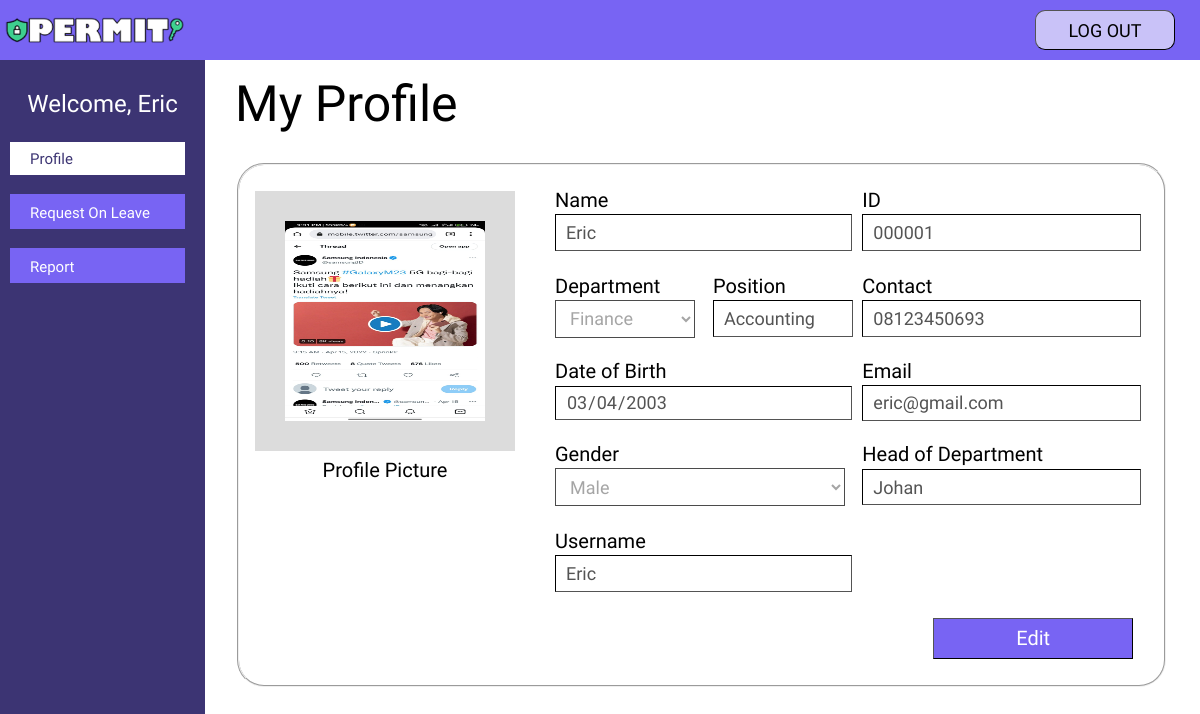
The page /permit/user/user_profile/user_profile.php (signed in) on the database its author committed.
### tables this page shows
CREATE TABLE `user` (
  `id` int(6) UNSIGNED ZEROFILL NOT NULL,
  `username` varchar(255) NOT NULL,
  `name` varchar(255) NOT NULL,
  `department` varchar(255) NOT NULL,
  `position` varchar(255) NOT NULL,
  `gender` varchar(255) NOT NULL,
  `date_of_birth` date NOT NULL,
  `contact` varchar(255) NOT NULL,
  `email` varchar(255) NOT NULL,
  `head_of_department` varchar(255) NOT NULL,
  `photo` varchar(255) NOT NULL
);

### permit/class/CRUD.php (called while the page is built, shortened)
<?php
class CRUD extends database{
    public function select($table,$rows="*",$where = null){
        if ( $where != null ) {
            $sql="SELECT $rows FROM $table WHERE $where";
        }
        else{
            $sql="SELECT $rows FROM $table";
        }
        $this->sql = $result = $this->mysqli->query( $sql );
    }
}

### permit/class/database.php (called while the page is built, shortened)
<?php
    class database{
        protected $servername='localhost';
        protected $username='root';
        protected $password='';
        protected $dbname='permit';
        public function __construct(){
            $this->mysqli = new mysqli( $this->servername,$this->username,$this->password,$this->dbname );
        }
    }

### permit/user/user_profile/user_profile.php (the view, shortened to what this page needs)
<!DOCTYPE html>
<html lang="en">
<head>
    <link rel="stylesheet" href="user_profile2.css">
    <link rel="stylesheet" href="https://cdnjs.cloudflare.com/ajax/libs/font-awesome/4.7.0/css/font-awesome.min.css">
</head>
<body>
    <div class="mainbar">
        <div class="a-logo"></div>
        <nav>
            <li><a href=../../logout.php><button type="submit" class="logout">LOG OUT</button></a></li>
        </nav>
    </div>
    <?php
        $id_user = $_SESSION[ 'id_user' ];
        $a = new CRUD();
        $a->select("user","*","id='$id_user'");
        $result = $a ->sql;
        $data = mysqli_fetch_assoc($result);
    ?>
    <div class="a-sidebar">
            <c>Welcome, <?php echo $data['name'];?></c>
            <button type="submit" class="a-open"><a href="user_profile.php">Profile</a></button>
            <button type="submit" class="a-menu"><a href="../user_rol/user_rol.php">Request On Leave</a></button>
            <button type="submit" class="a-menu"><a href="../user_report/user_report.php">Report</a></button>
    </div>
<div class="a-main">
        <div class="top">
             <d>My Profile</d>
        </div>
        <div class="content">
            <fieldset>
            <?php
                $id = $_SESSION['id_user'];
                $a = new CRUD();
                $a -> select("user","*","id='$id'");
                $result = $a -> sql;
                $data = mysqli_fetch_array($result);
            ?>
                <form method="POST" enctype="multipart/form-data" action ="editprofileuser.php">
                <div class="test">
                <table border="0" bordercolor="#c9c9c9" width="100%" cellspacing ="0" class="table1">
                    <tr>
                       <td>
                            <div>
                                <image class="profile" src="<?php echo "../../image/".$data['photo'];?>"/ disabled>
                            </div>
                        </td>
                    </tr>
                    <tr>
                       <td style="padding-bottom: 10px">
                            Profile Picture
                        </td>
                    </tr>
                </table>
                </form>
                </div>
                <div class="test2">
                    <form method="POST" action="editprofileuser.php">
                    <table border="0" bordercolor="#c9c9c9" width="100%" cellspacing ="0" class="table2">
                    <tr>
                       <td colspan="2" width= "350px">
                           Name
                        </td>
                        <td  width= "350px">
                           ID
                        </td>
                    </tr>
                    <tr>
                       <td colspan="2" width= "350px" style="padding-bottom: 20px">
                            <input type="text" class="form" id="name" name="name" value="<?php echo $data['name']; ?>" disabled>
                        </td>
                        <td width= "350px" style="padding-bottom: 20px">
                            <input type="number" class="form" id="id" name="id" value="<?php echo $data['id']; ?>" disabled>
                        </td>
                    </tr>
                    <tr>
                        <td colspan="2" width= "350px">
                        </td>
                    </tr>
                    <tr>
                        <td width="130px">
                            Department
                        </td>
                        <td width= "130px">
                            Position
                        </td>
                        <td width= "350px">
                            Contact
                        </td>
                    </tr>
                    <tr>
                        <td width="130px" style="padding-bottom: 20px">
                            <select name="department" id="department" class="form2" disabled>
                            <option value="<?php echo $data['department'];?>" selected><?php echo $data['department'];?></>
                            </option>
                            </select>
                        </td>
                        <td width="130px" style="padding-bottom: 20px">
                            <input type="text" class="form1" id="position" name="position" value="<?php echo $data['position']; ?>" disabled>
                        </td>
                        <td width= "350px" style="padding-bottom: 20px">
                            <input type="number" class="form" id="contact" name="contact"  value="<?php echo $data['contact']; ?>" disabled>
                        </td>
                    </tr>
                    <tr>
                        <td colspan="2" width= "350px">
                            Date of Birth
                        </td>
                        <td width= "350px">
                            Email
                        </td>
                    </tr>
                    <tr>
                        <td colspan="2" width= "350px" style="padding-bottom: 20px">
                            <input type="date" class="form" id="date_of_birth" name="date_of_birth"  value="<?php echo $data['date_of_birth']; ?>" disabled>
                        </td>
                        <td width= "350px" style="padding-bottom: 20px">
                            <input type="email" class="form" id="email" name="email"  value="<?php echo $data['email']; ?>" disabled>
                        </td>
                    </tr>
                    <tr>
                        <td colspan="2" width= "350px">
                            Gender
                        </td>
                        <td  width= "350px">
                            Head of Department
                        </td>
                    </tr>
                    <tr>
                        <td colspan="2" width= "350px" style="padding-bottom: 22px">
                            <select name="gender" id="gender" class="form3" disabled>
                            <option value="<?php echo $data['gender'];?>" selected><?php echo $data['gender'];?></disabled>
                            </select>
                        </td>
                        <td colspan="2" width= "350px" style="padding-bottom: 22px">
                            <input type="text" class="form" value="<?php echo $data['head_of_department']; ?>" disabled>
                        </td>
                    </tr>
                    <td colspan="2" width= "350px">
                            Username
                        </td>
                    <tr>
                        <td width= "350px" style="padding-bottom: 20px" colspan="2">
                            <input type="text" class="form" value="<?php echo $data['username']; ?>" disabled >
                        </td>
                    </tr>
                    <tr>
                        <td colspan="3">
                            <button type="submit" name="update" class="save">Edit</button>
                        </td>
                    </tr>
                </table>
                </form>
                </div>
        </div>
</body>
</html>

### permit/user/user_profile/user_profile2.css (style rules this page uses)
html { scroll-behavior: smooth; }
body { margin: 0; background-color: #FFFFFF; background-repeat: no-repeat; }
.mainbar { background-color: #7864F3; height: 60px; width: 100%; display: flex; position: fixed; float: left; }
.a-sidebar { height: 100%; width: 205px; position: fixed; z-index: 1; top: 60px; left: 0; background-color: #3C3473; overflow-x: hidden; padding-top: 0px; }
.a-logo { background-image: url('../../image/logo.png'); background-repeat: no-repeat; background-size: cover; margin-top: 3px; float: left; width: 190px; height: 50px; }
nav { position: fixed; width: 100%; top: 10px; float: right; margin-right: 25px; }
nav li { margin-right: 25px; list-style: none; }
.logout { font-family: 'Stylish'; width:140px; margin-top: 0px; margin-right: 0px; float: right; height:40px; border-color: black; border-width: 0.5px; background-color:#C9C2F8; border-radius: 10px; font-size:18px; cursor: pointer; }
c { width: 205px; font-family: 'Stylish'; text-decoration: none; padding: 30px 0px 20px 0px; text-align: center; font-size: 24px; color: white; display: block; }
d { font-family: 'Stylish'; text-decoration: none; font-size: 50px; color: black; }
.a-sidebar a { font-family: 'Stylish'; padding: 6px 8px 6px 14px; text-decoration: none; text-align: left; font-size: 15px; display: block; color: white; }
.a-sidebar button { margin: 4px 12px 15px 10px; }
.top { margin-top: 0px; }
.a-menu { border:none; background-color: #7864F3; min-width: 175px; bottom: 3px; padding-top: 4px; padding-left: 6px; color: white; }
.a-open { border:none; background-color: white; min-width: 175px; padding-left: 6px; bottom: 3px; padding-top: 4px; }
.a-open a { border:none; background-color: white; bottom: 3px; padding-top: 4px; color: #3C3473; }
.a-main { margin-left: 225px; margin-right: 25px; overflow: auto; padding: 75px 7px 0 10px; }
.form { padding-left: 10px; padding-right: 10px; width: 90%; height:32.5px; background-color:white; font-family: 'Stylish'; font-size:18px; border-color: black; border-width: 1.6px; outline: none; }
.form1 { padding-left: 10px; padding-right: 10px; width: 80%; height:32.5px; background-color:white; font-family: 'Stylish'; font-size:18px; border-color: black; border-width: 1.6px; outline: none; }
.form2 { padding-left: 10px; padding-right: 10px; width: 90%; height:38px; background-color:white; font-family: 'Stylish'; font-size:18px; border-color: black; border-width: 1.6px; outline: none; }
.form3 { padding-left: 10px; padding-right: 10px; width: 95%; height:38px; background-color:white; font-family: 'Stylish'; font-size:18px; border-color: black; border-width: 1.6px; outline: none; }
.content { margin-top: 30px; font-family: 'Stylish'; color:black; font-size: 20px; }
.test { float: left; margin-top: 15px; text-align: center; }
.test2 { margin-left: 300px; margin-top: 15px; }
fieldset { border-radius: 27px; height: 500px; }
.profile { margin-top: 3px; width: 200px; height: 200px; border: 30px solid gainsboro; }
.save { float: right; font-family: 'Stylish'; color:white; font-size: 20px; background-color: #7864F3; width: 200px; height:41.1px; border-width: 1.5px; border-color: black; cursor: pointer; margin-right:2.5%; margin-top: 5px; }

### rows shown on the page
user: name "Eric", photo (picture), id "000001", department "Finance", position "Accounting", contact "08123450693", date_of_birth "03/04/2003", email "eric@gmail.com", gender "Male", head_of_department "Johan", username "Eric"
